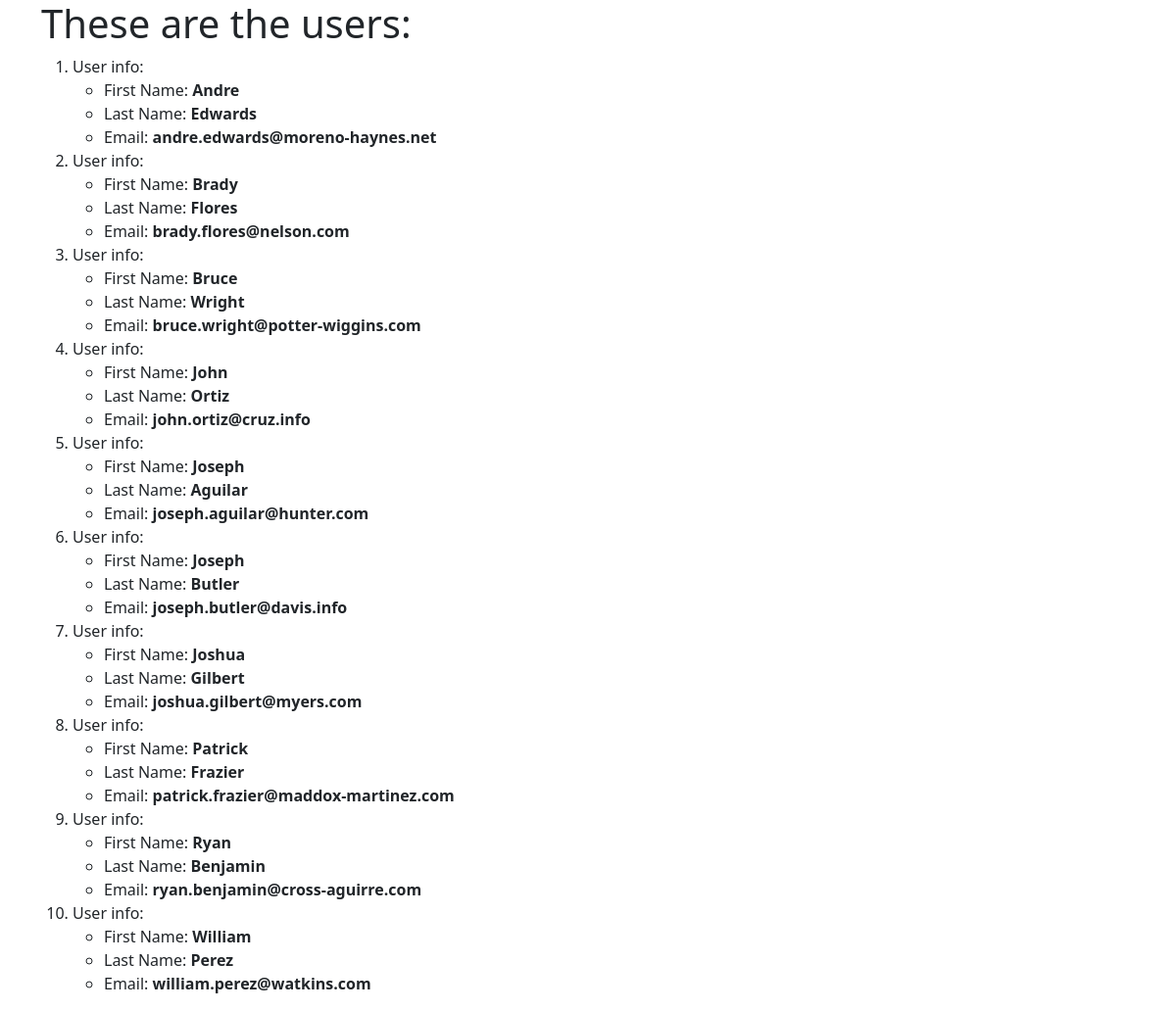
/users, run on an earlier commit of the app's database.
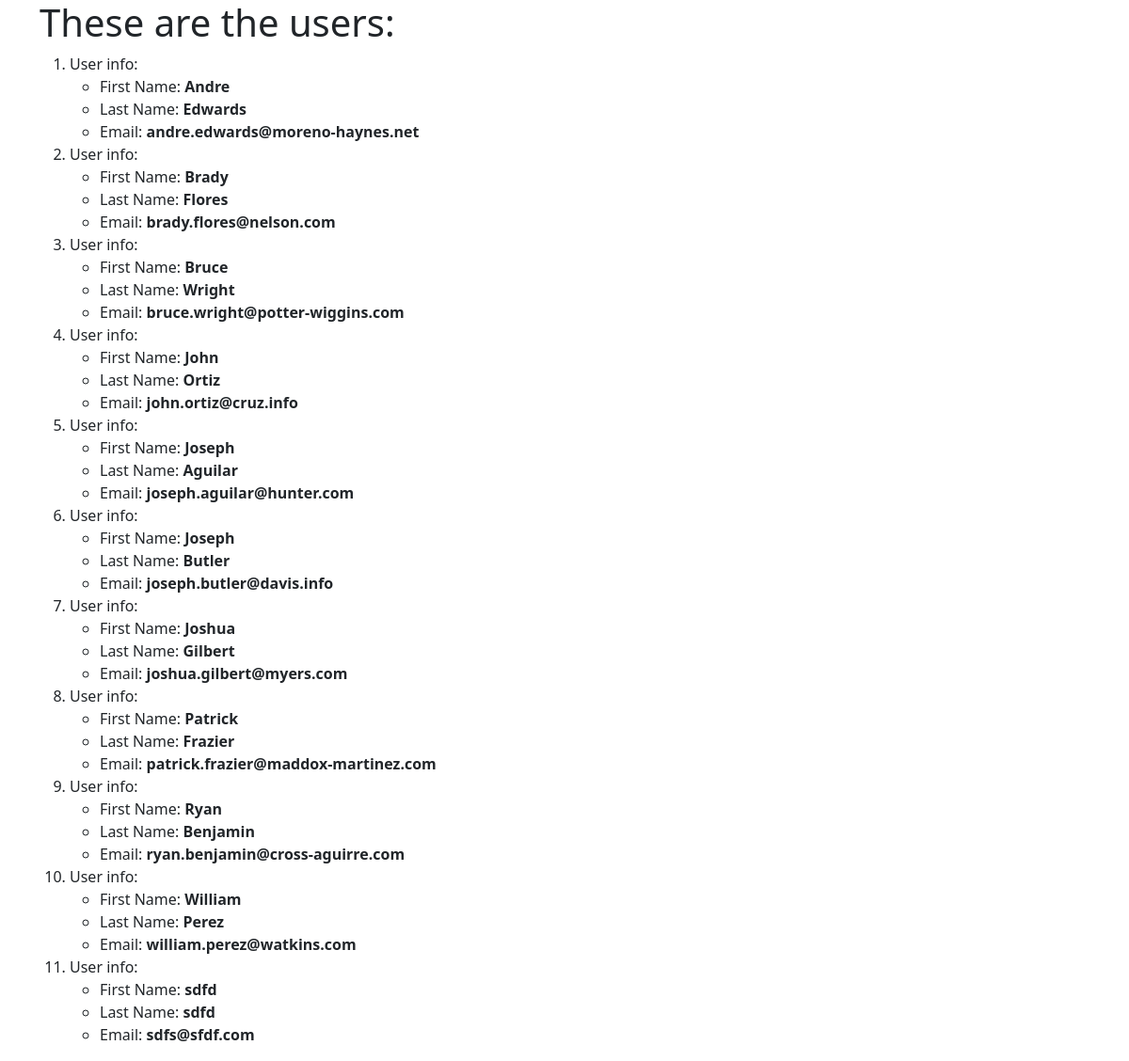
And on a later commit of the database.
### userapp/models.py (models this page shows, shortened)
class User(models.Model):
    first_name = models.CharField(max_length=256)
    last_name = models.CharField(max_length=256)
    email = models.EmailField()

### userapp/views.py (the view)
# urls.py: path('users', views.users, name='users'),
def users(request):
    user_list = User.objects.order_by('first_name')
    my_dict = {'users': user_list}
    return render(request, 'userapp/users.html', context=my_dict)

### userapp/templates/userapp/users.html (shortened to what this page needs)
<!DOCTYPE html>
{% load static %}
<html>
    <head>
        <link href="https://cdn.jsdelivr.net/npm/bootstrap@5.1.3/dist/css/bootstrap.min.css" rel="stylesheet">
    </head>
    <body>
        <div class="jumbotron jumbotron-icon">
            <div class="container">
                <h1>These are the users:</h1>
                {% if users %}
                        <ol>
                            {% for user in users %}
                                <li>User info:</li>
                                <ul>
                                    <li>First Name: <strong>{{ user.first_name }}</strong></li>
                                    <li>Last Name: <strong>{{ user.last_name }}</strong></li>
                                    <li>Email: <strong>{{ user.email }}</strong></li>
                                </ul>
                            {% endfor %}
                        </ol>
                {% endif %}
            </div>
        </div>
    </body>
</html>

What changed in the data, as far as the page shows it:
added User: first_name "sdfd", last_name "sdfd", email "sdfs@sfdf.com"
